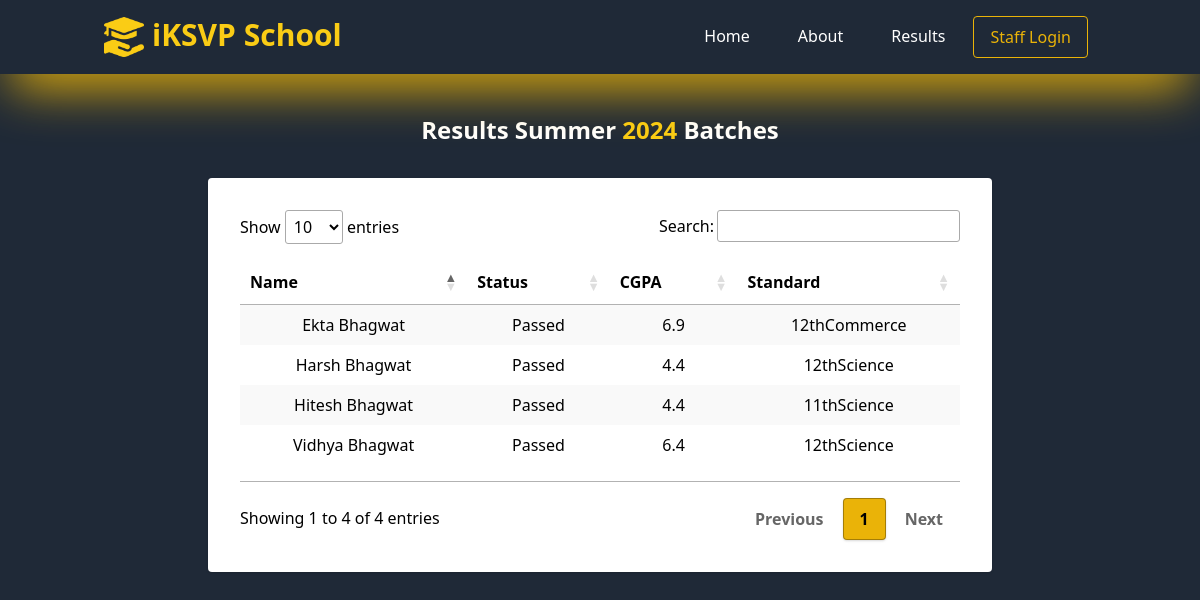
The app's page /results.php with its own data.
### tables this page shows
CREATE TABLE `students` (
  `sno` int(11) NOT NULL,
  `name` varchar(255) NOT NULL,
  `standard` varchar(255) NOT NULL,
  `cgpa` float NOT NULL,
  `r_status` varchar(255) NOT NULL
);

### results.php (the view, shortened to what this page needs)
<!doctype html>
<html>
<head>
  <script src="https://cdn.tailwindcss.com"></script>
  <link rel="stylesheet" href="./style/styles.css">
  <link href="https://cdn.datatables.net/1.10.19/css/jquery.dataTables.min.css" rel="stylesheet">
  <link href="https://cdn.datatables.net/responsive/2.2.3/css/responsive.dataTables.min.css" rel="stylesheet">
</head>
<body class="bg-gray-800">
<?php require './components/navbar.php';?>
<div class="container w-full md:w-4/5 xl:w-3/5 mx-auto px-2">
	<h1 class="text-2xl font-bold text-center text-white mb-8 mt-10">Results Summer <span class="text-yellow-400">2024</span> Batches</h1>
	<div id='recipients' class="p-8 mt-6 lg:mt-0 rounded shadow bg-white mr-0 md:mr-20 ml-0 md:ml-20">
		<table id="example" class="stripe hover" style="width:100%; padding-top: 1em; padding-bottom: 1em;">
			<thead>
				<tr>
					<th data-priority="1">Name</th>
					<th data-priority="2">Status</th>
					<th data-priority="3">CGPA</th>
					<th data-priority="4">Standard</th>
				</tr>
			</thead>
			<tbody>
            <?php
            require './components/dbcon.php';
            $sql = "SELECT * FROM `students`";
            $result = mysqli_query($conn, $sql);
            while ($row = mysqli_fetch_assoc($result)) {
                echo '<tr class="text-center">
                    <td>' . $row['name'] . '</td>
                    <td>' . $row['r_status'] . '</td>
                    <td>' . $row['cgpa'] . '</td>
                    <td>' . $row['standard'] . '</td>
                    </tr>';
            }
            ?>
			</tbody>
		</table>
	</div>
</div>
</body>
</html>

### components/navbar.php (shortened to what this page needs)
<?php
if(isset($_SESSION['login']) && $_SESSION['login'] == true){
  $login = true;
}
else {
  $login = false;
}
echo '<div class="header-2 shadow-2xl shadow-yellow-500 sticky top-0">
  <nav class="bg-gray-800 py-2 md:py-4">
    <div class="container px-4 mx-auto md:flex md:items-center">
      <div class="flex justify-between items-center">
        <a href="./index.php" class="font-bold text-3xl text-yellow-400 flex">
        <img src="./assets/student.png" class="w-10" alt="logo">
        <span class="ml-2 pt-1 md:pt-0">iKSVP School</span></a>
        <button class="px-3 py-1 rounded text-yellow-400 md:hidden" id="navbar-toggle">
        <svg xmlns="http://www.w3.org/2000/svg" fill="none" viewBox="0 0 24 24" stroke-width="1.5" stroke="currentColor" class="w-6 h-6">
        <path stroke-linecap="round" stroke-linejoin="round" d="M3.75 12h16.5m-16.5 3.75h16.5M3.75 19.5h16.5M5.625 4.5h12.75a1.875 1.875 0 0 1 0 3.75H5.625a1.875 1.875 0 0 1 0-3.75Z" />
        </svg>
        </button>
      </div>
      <div class="hidden md:flex flex-col md:flex-row md:ml-auto mt-3 md:mt-0 text-center" id="navbar-collapse">
        <a href="./index.php" class="p-2 lg:px-4 md:mx-2 text-white rounded hover:bg-gray-200 hover:text-gray-700 transition-colors duration-300">Home</a>
        <a href="./about.php" class="p-2 lg:px-4 md:mx-2 text-white rounded hover:bg-gray-200 hover:text-gray-700 transition-colors duration-300">About</a>
        <a href="./results.php" class="p-2 lg:px-4 md:mx-2 text-white rounded hover:bg-gray-200 hover:text-gray-700 transition-colors duration-300">Results</a>';
        if(!$login){
        echo '<a href="./login.php" class="p-2 lg:px-4 md:mx-2 text-yellow-500 text-center border border-solid border-yellow-500 rounded hover:bg-yellow-500 hover:text-gray-900 transition-colors duration-300 mt-1 md:mt-0 md:ml-1">Staff Login</a>';
        }
      echo'</div>
    </div>
  </nav>
</div>
<script>
    let toggleBtn = document.querySelector("#navbar-toggle");
    let collapse = document.querySelector("#navbar-collapse");
    toggleBtn.onclick = () => {
        collapse.classList.toggle("hidden");
        collapse.classList.toggle("flex");
    };
</script>';
?>

### style/styles.css (style rules this page uses)
table.dataTable.no-footer { border-bottom: 1px solid #e2e8f0; margin-top: 0.75em; margin-bottom: 0.75em; }

### records on screen
students: name "Hitesh Bhagwat", r_status "Passed", cgpa "4.4", standard "11thScience"
students: name "Ekta Bhagwat", r_status "Passed", cgpa "6.9", standard "12thCommerce"
students: name "Harsh Bhagwat", r_status "Passed", cgpa "4.4", standard "12thScience"
students: name "Vidhya Bhagwat", r_status "Passed", cgpa "6.4", standard "12thScience"
